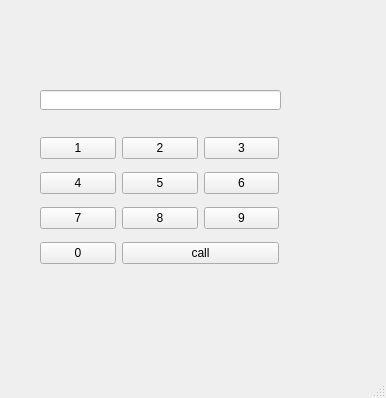
<?xml version="1.0" encoding="UTF-8"?>
<ui version="4.0">
 <class>MainWindow</class>
 <widget class="QMainWindow" name="MainWindow">
  <property name="geometry">
   <rect>
    <x>0</x>
    <y>0</y>
    <width>386</width>
    <height>398</height>
   </rect>
  </property>
  <property name="windowTitle">
   <string>MainWindow</string>
  </property>
  <widget class="QWidget" name="centralwidget">
   <widget class="QLineEdit" name="le_1">
    <property name="geometry">
     <rect>
      <x>40</x>
      <y>90</y>
      <width>241</width>
      <height>20</height>
     </rect>
    </property>
    <property name="text">
     <string/>
    </property>
   </widget>
   <widget class="QWidget" name="gridLayoutWidget">
    <property name="geometry">
     <rect>
      <x>40</x>
      <y>130</y>
      <width>239</width>
      <height>141</height>
     </rect>
    </property>
    <layout class="QGridLayout" name="gridLayout">
     <item row="0" column="2">
      <widget class="QPushButton" name="btn1_3">
       <property name="text">
        <string>3</string>
       </property>
      </widget>
     </item>
     <item row="2" column="0">
      <widget class="QPushButton" name="btn1_4">
       <property name="text">
        <string>4</string>
       </property>
      </widget>
     </item>
     <item row="2" column="2">
      <widget class="QPushButton" name="btn1_6">
       <property name="text">
        <string>6</string>
       </property>
      </widget>
     </item>
     <item row="3" column="1">
      <widget class="QPushButton" name="btn1_8">
       <property name="text">
        <string>8</string>
       </property>
      </widget>
     </item>
     <item row="0" column="0">
      <widget class="QPushButton" name="btn1_1">
       <property name="text">
        <string>1</string>
       </property>
      </widget>
     </item>
     <item row="2" column="1">
      <widget class="QPushButton" name="btn1_5">
       <property name="text">
        <string>5</string>
       </property>
      </widget>
     </item>
     <item row="3" column="0">
      <widget class="QPushButton" name="btn1_7">
       <property name="text">
        <string>7</string>
       </property>
      </widget>
     </item>
     <item row="3" column="2">
      <widget class="QPushButton" name="btn1_9">
       <property name="text">
        <string>9</string>
       </property>
      </widget>
     </item>
     <item row="0" column="1">
      <widget class="QPushButton" name="btn1_2">
       <property name="text">
        <string>2</string>
       </property>
      </widget>
     </item>
     <item row="4" column="0">
      <widget class="QPushButton" name="btn1_0">
       <property name="text">
        <string>0</string>
       </property>
      </widget>
     </item>
     <item row="4" column="1" colspan="2">
      <widget class="QPushButton" name="btn1_call">
       <property name="text">
        <string>call</string>
       </property>
      </widget>
     </item>
    </layout>
   </widget>
  </widget>
  <widget class="QStatusBar" name="statusbar"/>
 </widget>
 <resources/>
 <connections/>
</ui>
